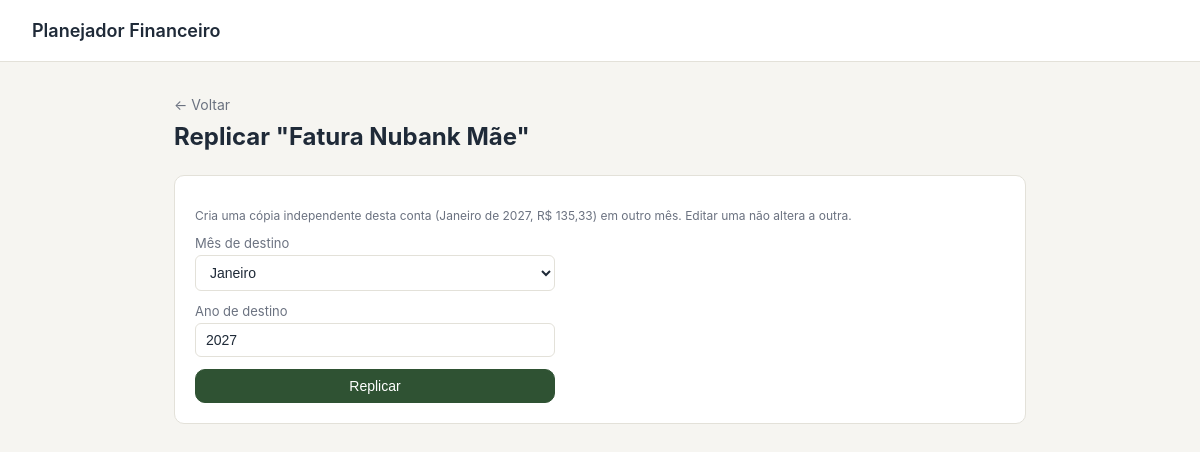
Before: /item/16/replicar with the older database file.
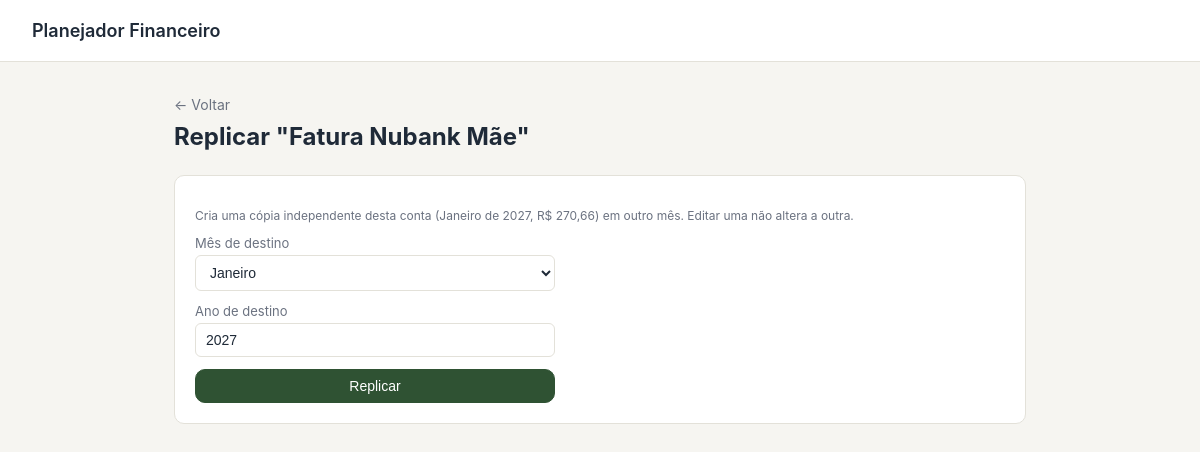
After: the same page with the newer database file.
### tables this page shows
CREATE TABLE items (
            id INTEGER PRIMARY KEY AUTOINCREMENT,
            year INTEGER NOT NULL,
            month INTEGER NOT NULL,
            name TEXT NOT NULL,
            amount REAL NOT NULL,
            type TEXT NOT NULL
                CHECK(type IN ('fixa', 'variavel', 'receber')),
            group_id TEXT,
            installment_index INTEGER,
            installment_total INTEGER,
            created_at TEXT NOT NULL
        , link TEXT, card_id INTEGER, invoice_id INTEGER, is_invoice INTEGER NOT NULL DEFAULT 0, estimated INTEGER NOT NULL DEFAULT 0, paid INTEGER NOT NULL DEFAULT 0);

### app.py (the view, shortened to what this page needs)
@app.route(
    "/item/<int:item_id>/replicar",
    methods=["GET", "POST"],
)
def replicate_item(item_id):
    db = get_db()
    item = db.execute(
        """
        SELECT *
        FROM items
        WHERE id = ?
        """,
        (item_id,),
    ).fetchone()
    if item is None:
        abort(404)
    return render_template(
        "replicate_item.html",
        item=item,
        origin_month_name=month_name(
            item["month"]
        ),
        month_options=[
            (m, month_name(m))
            for m in range(1, 13)
        ],
    )

### app.py (called while the page is built)
def get_db():
    if "db" not in g:
        g.db = sqlite3.connect(DB_PATH)
        g.db.row_factory = sqlite3.Row
        g.db.execute("PRAGMA foreign_keys = ON")
    return g.db

def brl(value):
    try:
        value = float(value or 0)
    except (TypeError, ValueError):
        value = 0.0
    s = f"{value:,.2f}"
    s = (
        s
        .replace(",", "X")
        .replace(".", ",")
        .replace("X", ".")
    )
    return f"R$ {s}"

def month_name(month):
    return MONTH_NAMES[month - 1]

### templates/replicate_item.html (shortened to what this page needs)
{% extends "base.html" %}
{% block content %}
  <div class="month-header">
    <a class="back-link" href="{{ url_for('month_view', year=item.year, month=item.month) }}">&#8592; Voltar</a>
    <h1>Replicar "{{ item.name }}"</h1>
  </div>
  <div class="add-form-card">
    <p class="hint">
      Cria uma cópia independente desta conta ({{ origin_month_name }} de {{ item.year }},
      {{ item.amount | brl }}) em outro mês. Editar uma não altera a outra.
    </p>
    <form method="post" class="add-form">
      <div class="form-row">
        <label for="target_month">Mês de destino</label>
        <select id="target_month" name="target_month">
          {% for m, name in month_options %}
            <option value="{{ m }}" {{ 'selected' if m == item.month else '' }}>{{ name }}</option>
          {% endfor %}
        </select>
      </div>
      <div class="form-row">
        <label for="target_year">Ano de destino</label>
        <input type="number" id="target_year" name="target_year" value="{{ item.year }}">
      </div>
      <button type="submit" class="btn btn-primary">Replicar</button>
    </form>
  </div>
{% endblock %}

Changed rows visible on the page:
changed items "Fatura Nubank Mãe": amount|brl "R$ 135,33" → "R$ 270,66"
